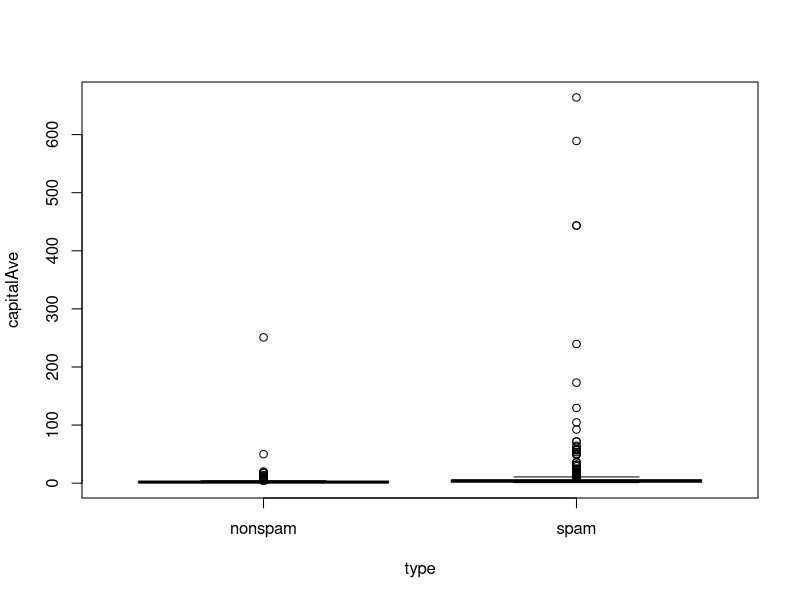
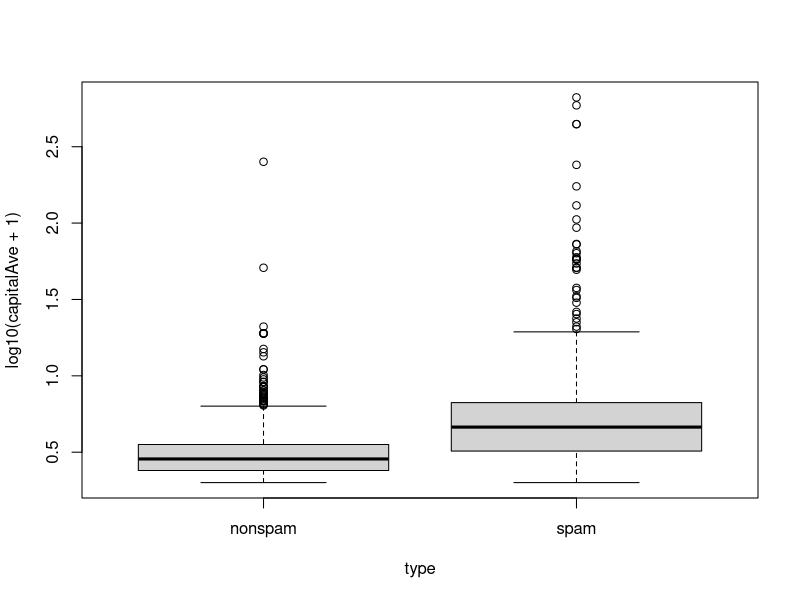
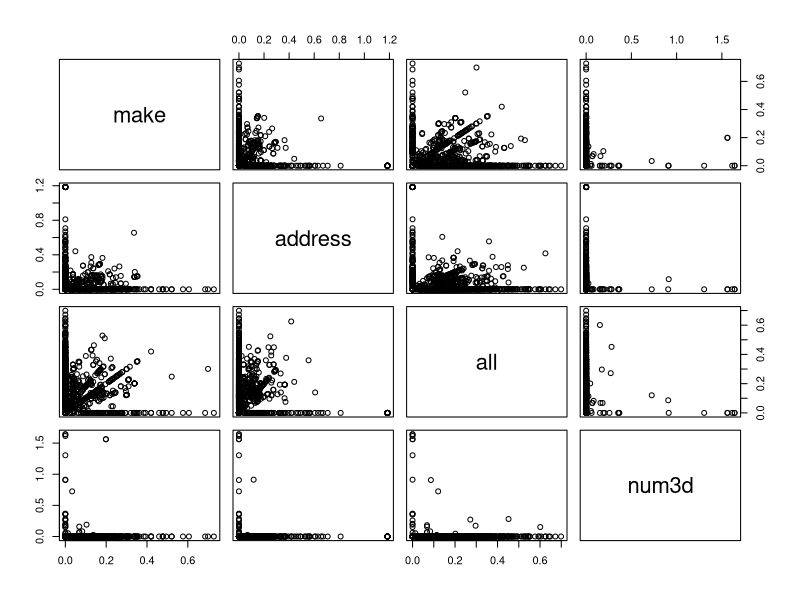
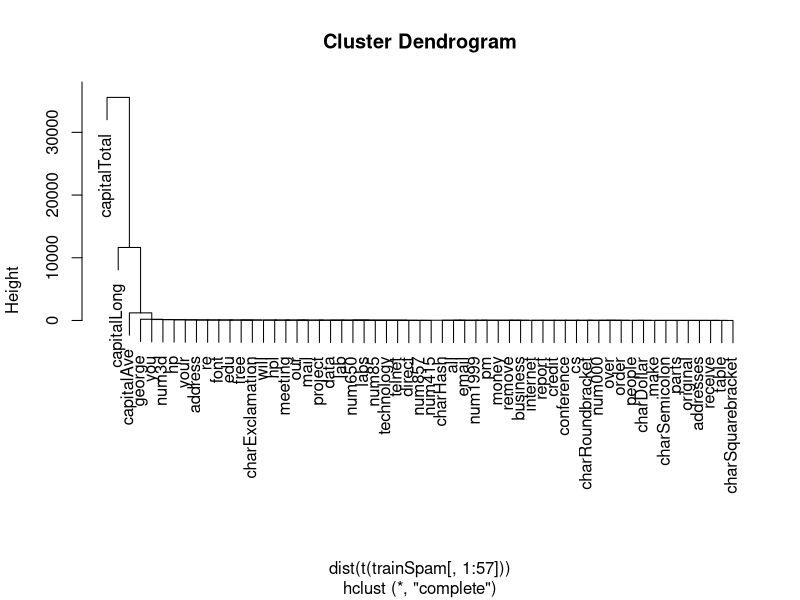
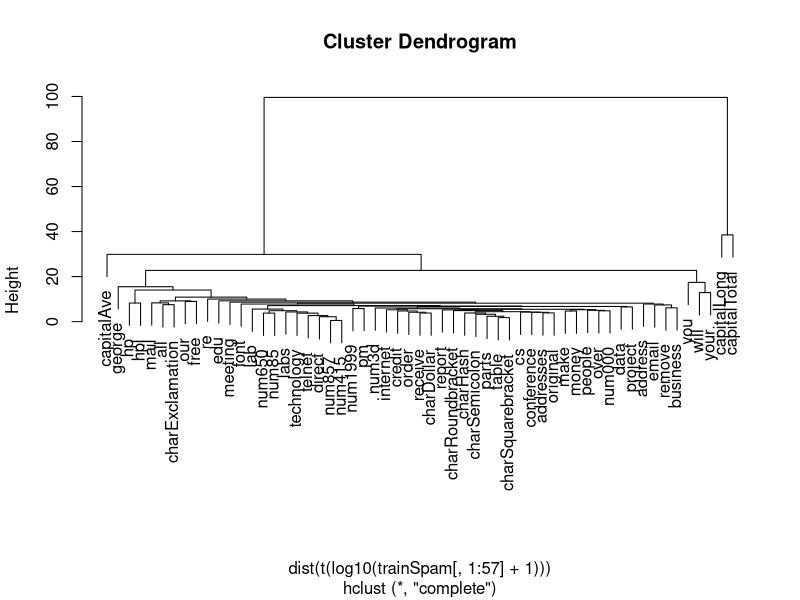

R code for these plots, in order:
library(kernlab)
data(spam)
str(spam[,1:5])
set.seed(3435)
trainIndicator <- rbinom(4601,size = 1,prob = 0.5) 
table(trainIndicator)
trainSpam <- spam[trainIndicator == 1,]
testSpam <- spam[trainIndicator == 0,]
names(trainSpam)
head(trainSpam)
table(trainSpam$type)
with(trainSpam,plot(capitalAve ~ type))
with(trainSpam,plot(log10(capitalAve+1) ~ type))
plot(log10(trainSpam[,1:4]+1))

hCluster = hclust(dist(t(trainSpam[,1:57])))
plot(hCluster)


hClusterUpdated = hclust(dist(t(log10(trainSpam[,1:57]+1))))
plot(hClusterUpdated)

trainSpam$numType = as.numeric(trainSpam$type)-1
costFunction = function(x,y) sum(x != (y>0.5))
cvError <- rep(NA,55)

library(boot)

for (i in 1:55) {
  lmFormula = reformulate(names(trainSpam)[i], response = "numType")
  glmFit = glm(lmFormula, family = "binomial", data = trainSpam)
  cvError[i] = cv.glm(trainSpam,glmFit,costFunction,2)$delta[2] 
}

names(trainSpam)[which.min(cvError)]

predictionModel = glm(numType ~ charDollar, family = "binomial", data = trainSpam)

predictionTest = predict(predictionModel, testSpam)
predictedSpam = rep("nonSpam",dim(testSpam)[1])

predictedSpam[predictionModel$fitted > 0.5] = "spam"

table(predictedSpam,testSpam$type)
